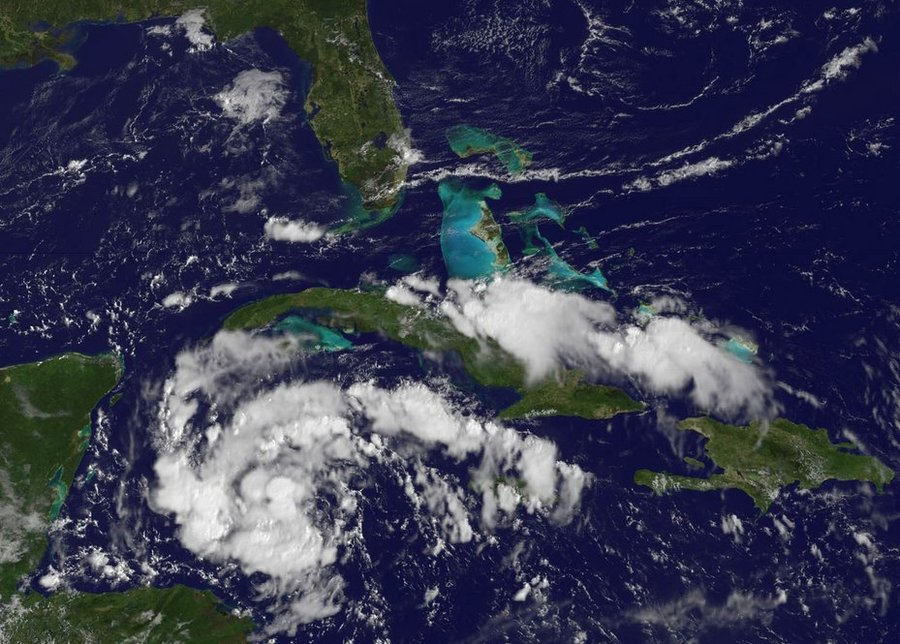
#> input picture data/test/clouds2.jpg, 900 x 644 px
$ python -i rgb2hsi.py   (imports and definitions only)   (Python 2 division)
#> lines starting #> are read from the running program, lines starting #| are printed output that depends on the picture
# -*- coding: utf-8 -*-
__author__ = 'radek hofman'

import numpy
import math
import cv2
import random


#some constants
SQRT6 = -math.sqrt(6.)/6.
SQRT3 = -2.*SQRT6
PI = math.pi
PI2 = 2*math.pi
TH = 1./3.


def map_to_n(img,n):
    """
    maps an array img to a range 0-n
    """

    return (img - img.min()) / (img.max()-img.min()) * n


def HSI_matrix(image_path):
    """
    Conversion from RGB to HSI in a matrix form
    returns a HSI and RGB images per channel
    """
#> called with image_path = '../data/test/clouds2.jpg'

    def get_surr_val(n):
        return numpy.array([random.choice([-1., 1.]) for i in range(n)])

    #reads GBR image
    img = cv2.imread(image_path, 1)
#> img is the input picture: shape (644, 900, 3); mean B, G, R 79.6, 58.7, 55.9

    nx, ny = img.shape[:2]
#> nx = 644; ny = 900
    RGB = numpy.zeros(img.shape, dtype="uint8")
    HSI = numpy.zeros(img.shape, dtype="uint8")

    #histogram equalization
    R = cv2.equalizeHist(img[:,:,2])
    G = cv2.equalizeHist(img[:,:,1])
    B = cv2.equalizeHist(img[:,:,0])
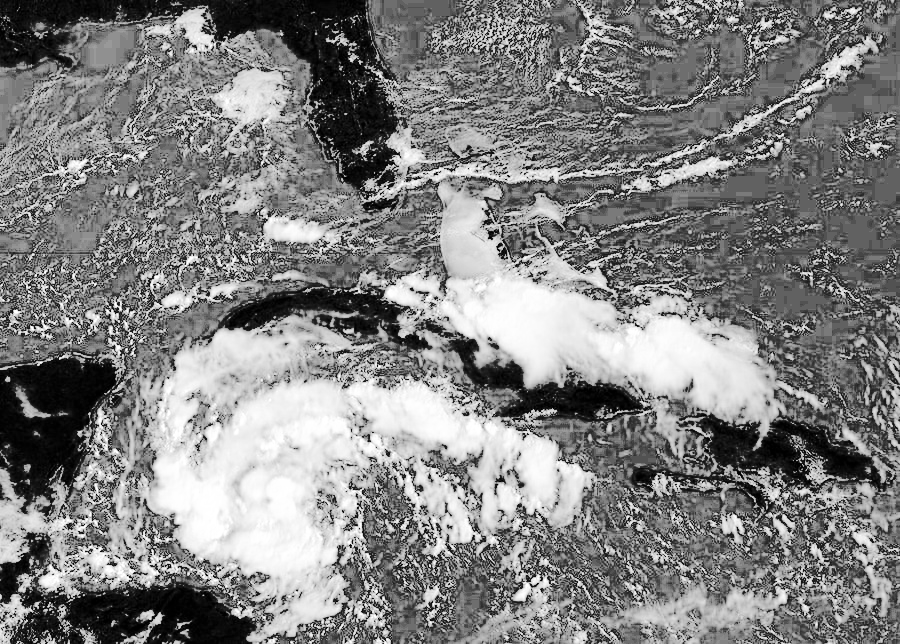
#> B: shape (644, 900); min 0, max 255, mean 130

    #flatting images into vectors for linear algebra reasons:)
    rgb_flat=numpy.vstack((numpy.ravel(R), numpy.ravel(G), numpy.ravel(B)))

    I  = numpy.dot(numpy.array([    TH,     TH,    TH]), rgb_flat)
    V1 = numpy.dot(numpy.array([ SQRT6,  SQRT6, SQRT3]), rgb_flat)
    V2 = numpy.dot(numpy.array([-SQRT6, -SQRT3,    0.]), rgb_flat)

    #instead of zeros we put uniformly symmetriall values -1 or 1
    V1[V1 == 0.] = get_surr_val(len(V1[V1 == 0.]))

    S = numpy.sqrt(numpy.power(V1, 2)+numpy.power(V2, 2))
    #H = numpy.where(V1 != 0., (numpy.arctan(V2/V1)+PI/2.)*255./PI, (PI/2.)*255./PI)
    H = (numpy.arctan(V2/V1)+PI/2.)*255./PI

    #casting to uint8
    I = numpy.reshape(I, (nx,ny)).astype("uint8")
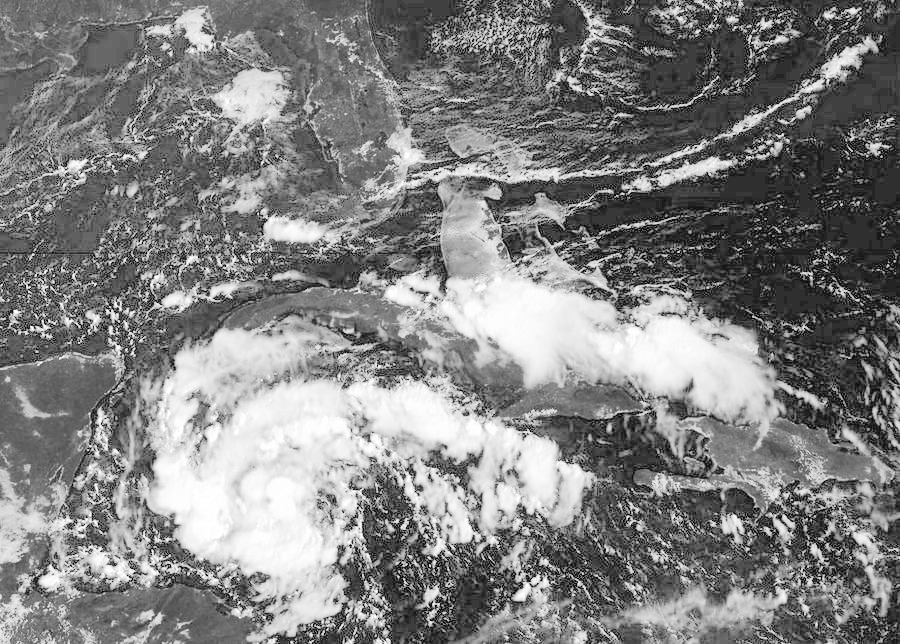
#> I: shape (644, 900); min 0, max 255, mean 129.1
    S = numpy.reshape(S, (nx,ny)).astype("uint8")
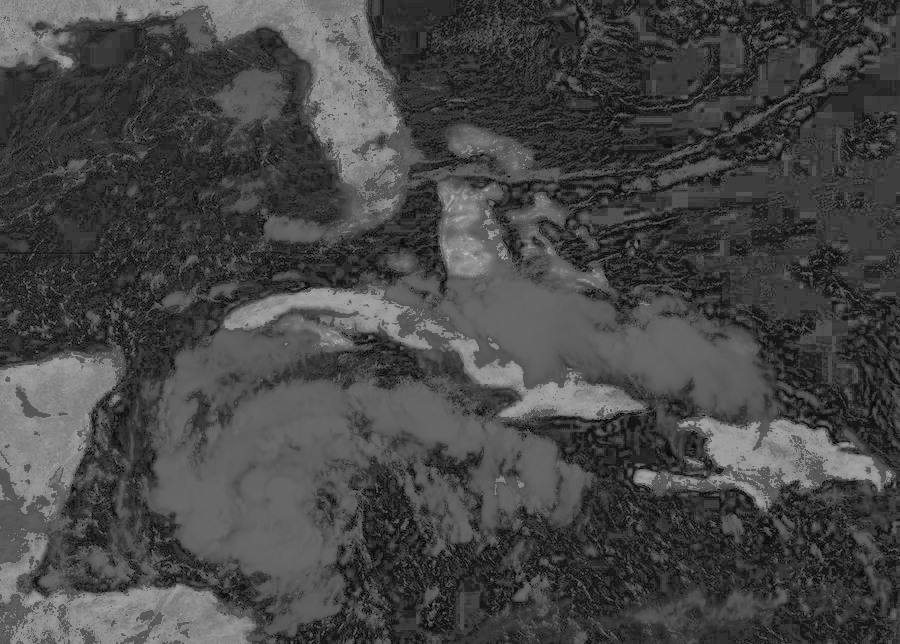
#> S: shape (644, 900); min 0, max 184, mean 70.1
    H = numpy.reshape(H, (nx,ny)).astype("uint8")
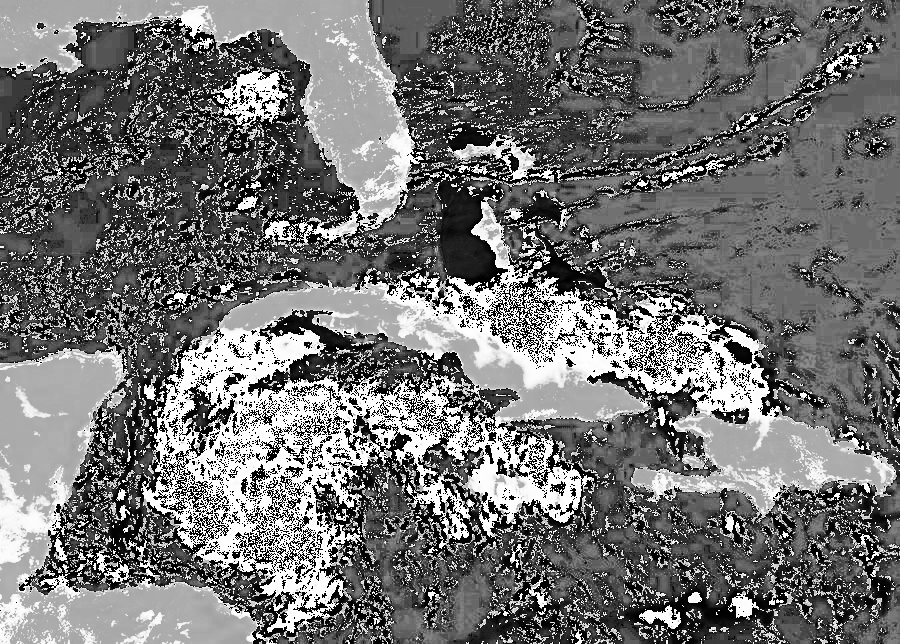
#> H: shape (644, 900); min 0, max 255, mean 113.4

    HSI[:,:,0] = H
    HSI[:,:,1] = S
    HSI[:,:,2] = I
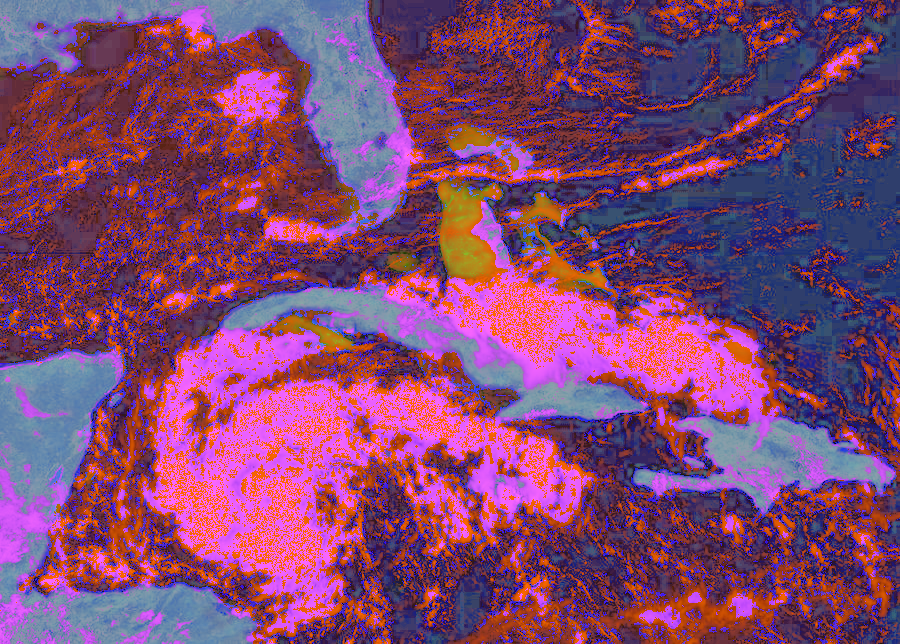
#> HSI: shape (644, 900, 3); mean of channels 0, 1, 2 113.4, 70.1, 129.1; drawn as B, G, R

    RGB[:,:,0] = R
    RGB[:,:,1] = G
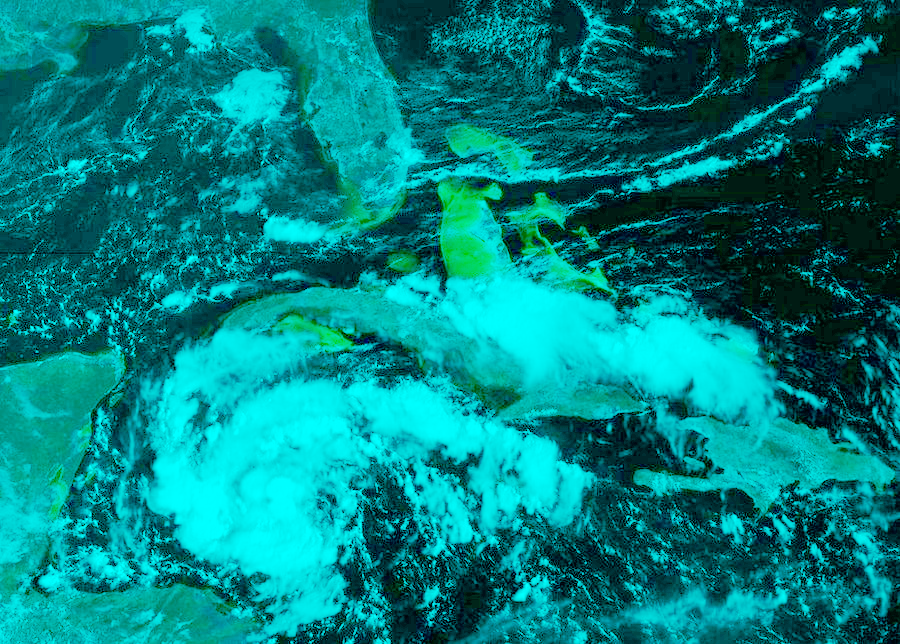
#> RGB: shape (644, 900, 3); mean of channels 0, 1, 2 129.3, 129.2, 0; drawn as B, G, R
    RGB[:,:,2] = B
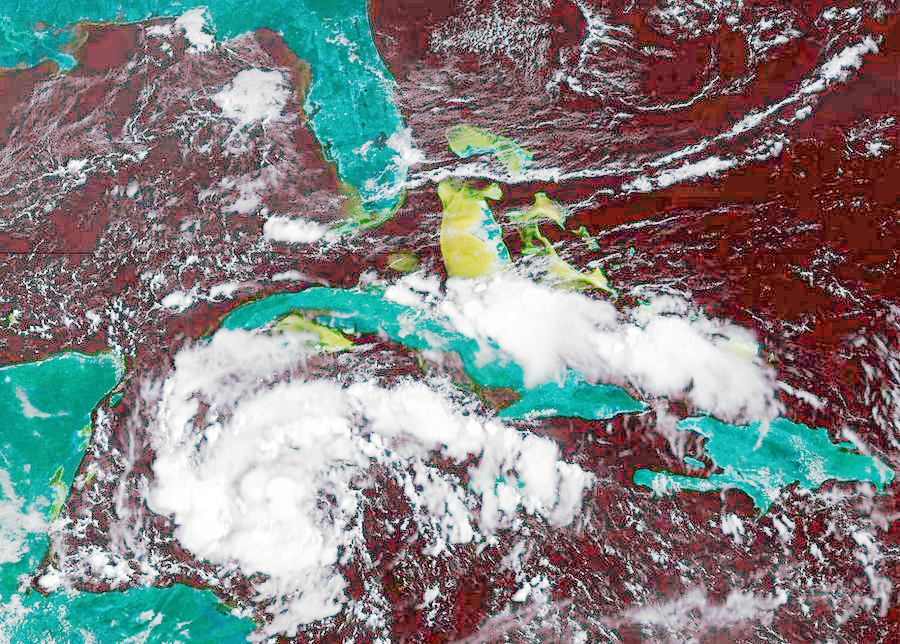
#> RGB: shape (644, 900, 3); mean of channels 0, 1, 2 129.3, 129.2, 130; drawn as B, G, R

    return HSI, RGB


# [2 lines not run here, left out]

>>> result = HSI_matrix('../data/test/clouds2.jpg')

$ run again, on data/test/clouds3.jpg
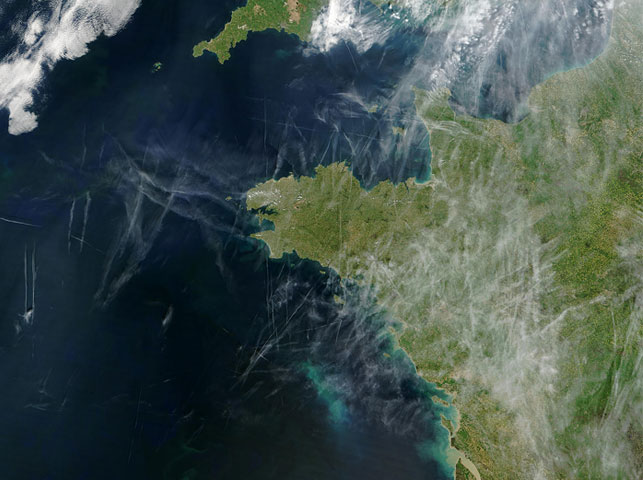
#> input picture data/test/clouds3.jpg, 643 x 480 px
#> in HSI_matrix, img is the input picture: shape (480, 643, 3); mean B, G, R 76.9, 81.1, 66.5
#> in HSI_matrix, `HSI[:,:,2] = I`:
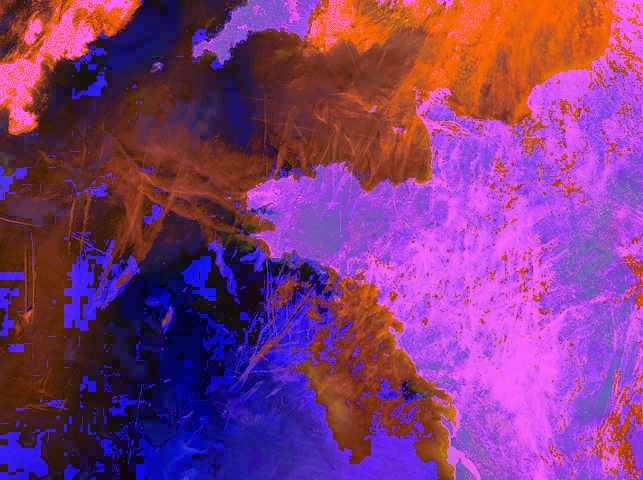
#> HSI: shape (480, 643, 3); mean of channels 0, 1, 2 122.9, 57, 127.7; drawn as B, G, R
#> in HSI_matrix, `RGB[:,:,2] = B`:
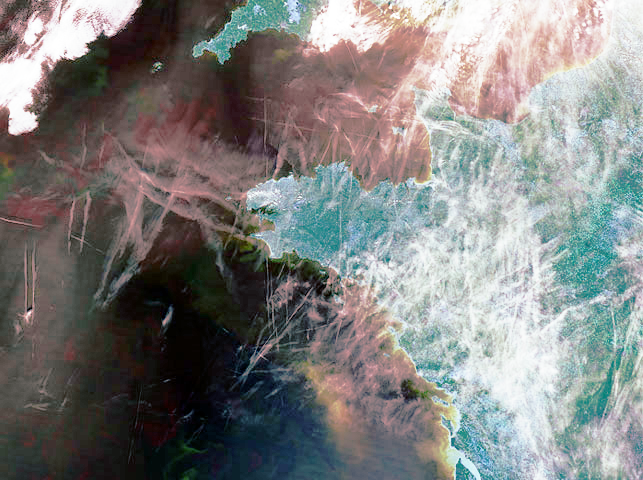
#> RGB: shape (480, 643, 3); mean of channels 0, 1, 2 127.1, 128.5, 128.5; drawn as B, G, R

$ run again, on data/test/clouds4.jpg
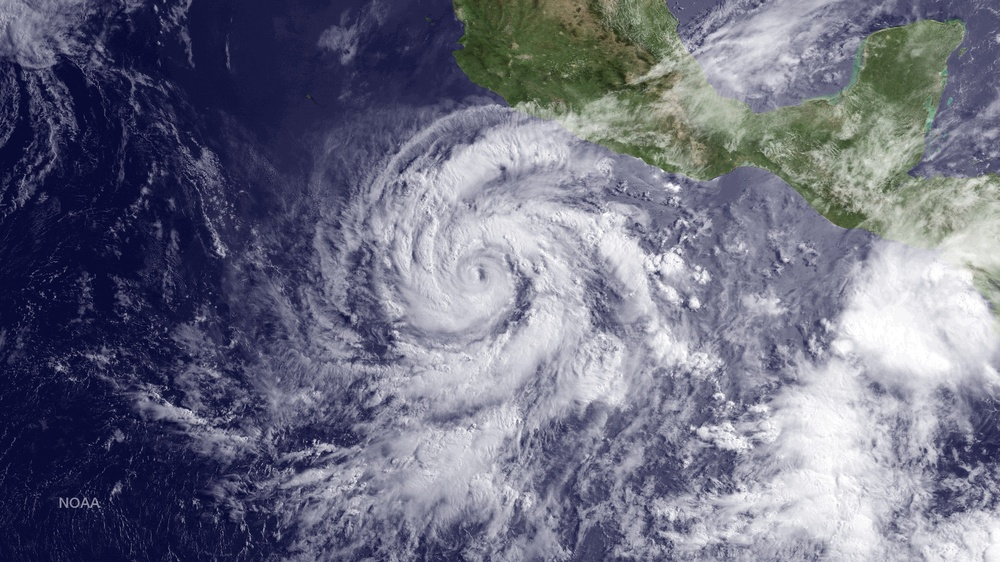
#> input picture data/test/clouds4.jpg, 1000 x 562 px, shrunk from 2048 x 1152 before the run
#> in HSI_matrix, img is the input picture: shape (562, 1000, 3); mean B, G, R 129.8, 111.3, 109.6
#> in HSI_matrix, `HSI[:,:,2] = I`:
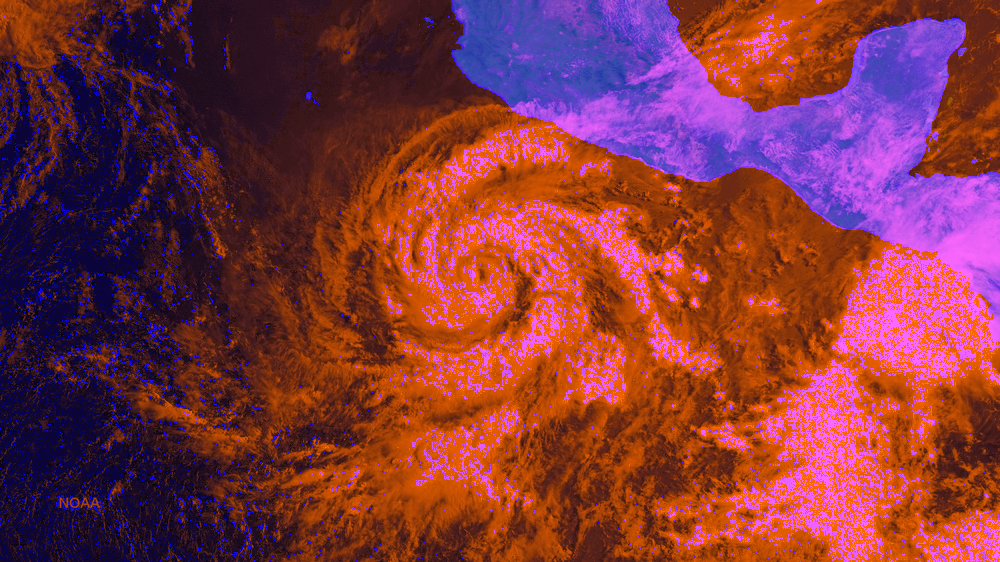
#> HSI: shape (562, 1000, 3); mean of channels 0, 1, 2 63, 53.9, 127.8; drawn as B, G, R
#> in HSI_matrix, `RGB[:,:,2] = B`:
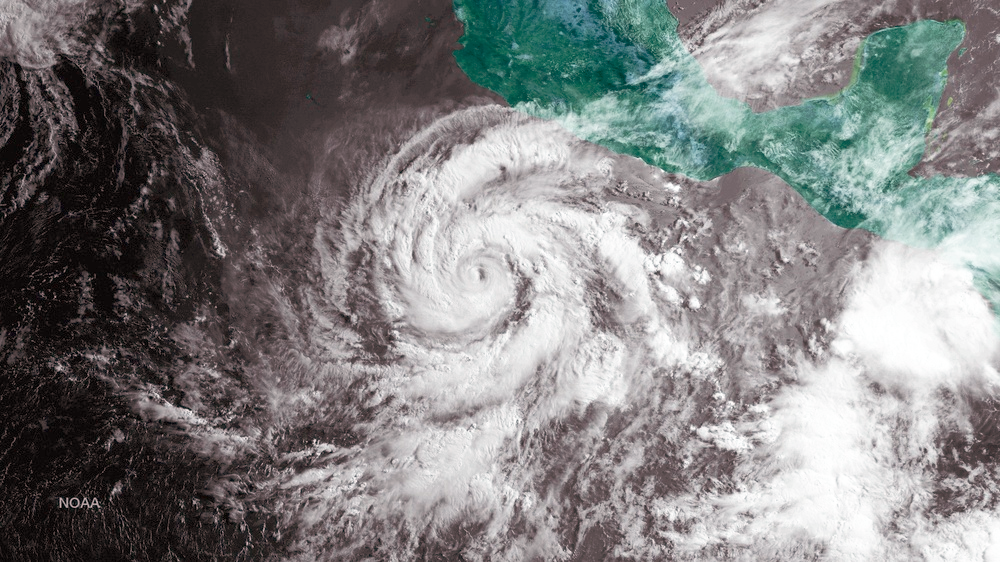
#> RGB: shape (562, 1000, 3); mean of channels 0, 1, 2 128.1, 128.1, 128.2; drawn as B, G, R

$ run again, on data/test/clouds5.jpg
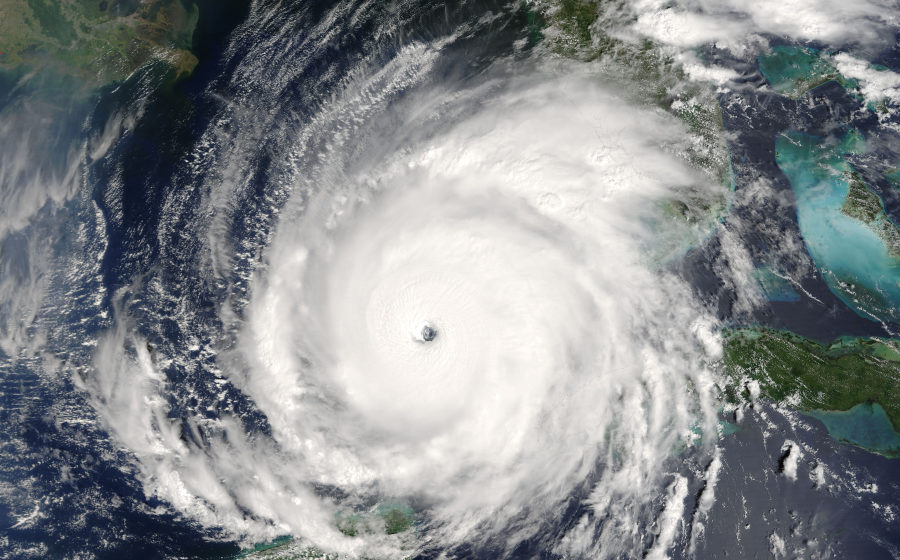
#> input picture data/test/clouds5.jpg, 900 x 560 px
#> in HSI_matrix, img is the input picture: shape (560, 900, 3); mean B, G, R 140.6, 138.3, 134.2
#> in HSI_matrix, `RGB[:,:,2] = B`:
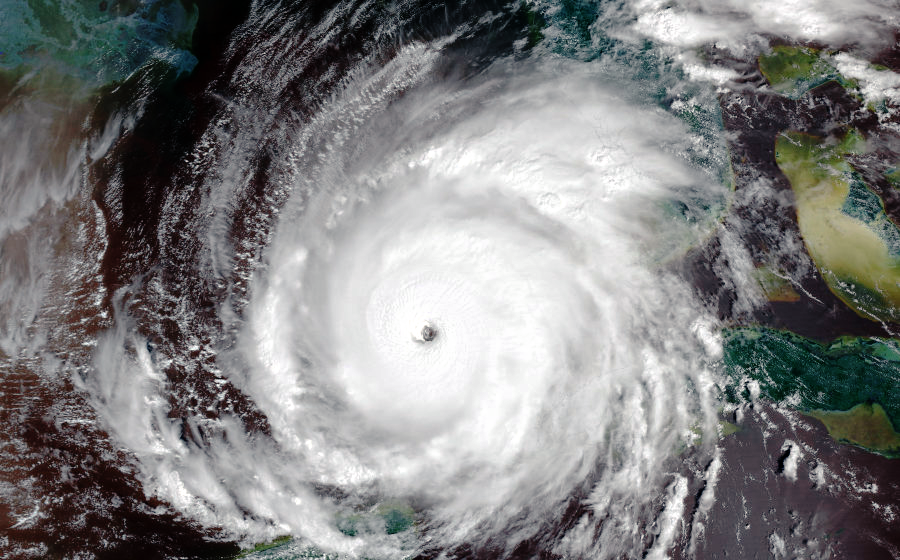
#> RGB: shape (560, 900, 3); mean of channels 0, 1, 2 128.1, 128.1, 128.1; drawn as B, G, R
